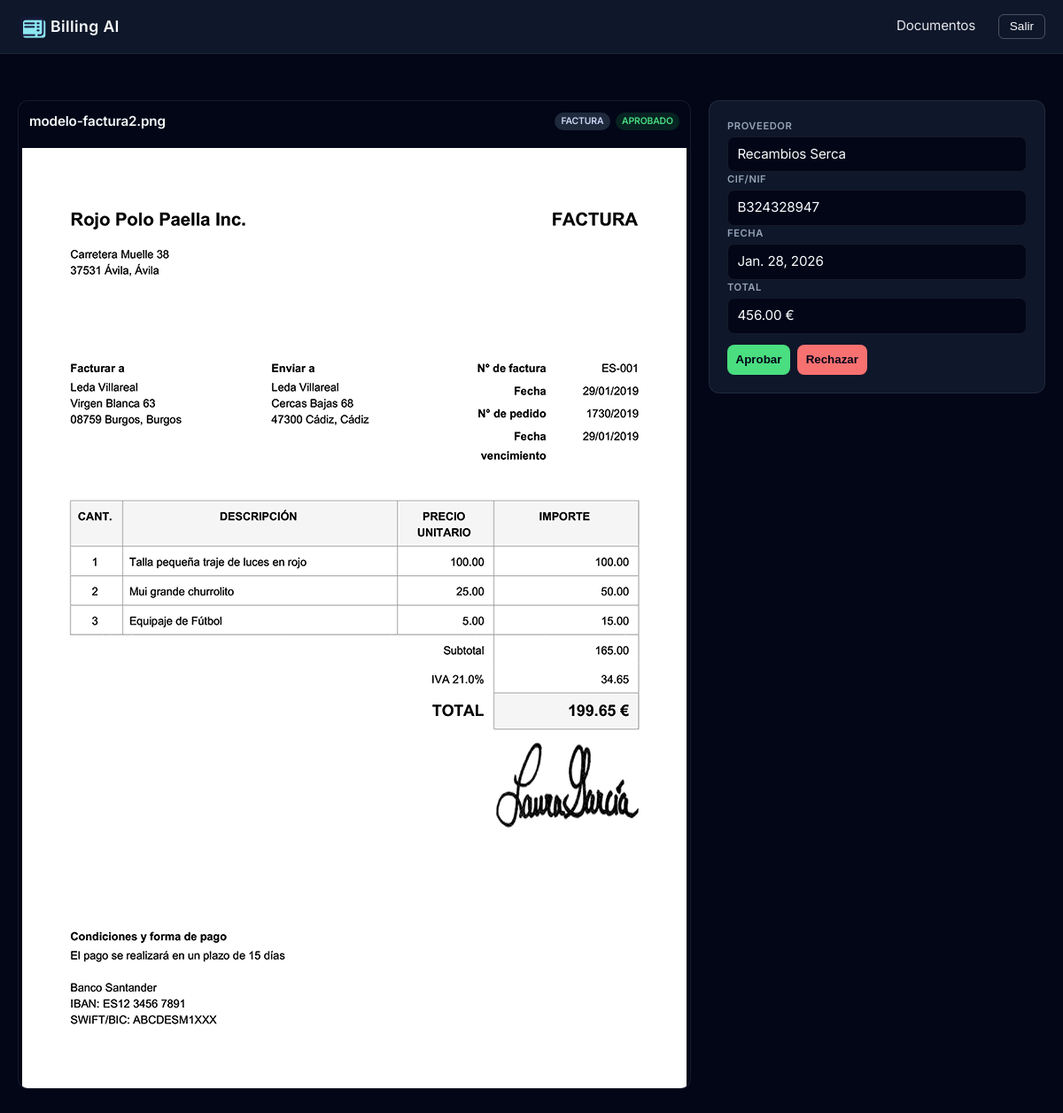
The page /documents/2/ (signed in) on the database its author committed.
### documents/models.py (models this page shows)
class Document(models.Model):
    TYPE_CHOICES = [
        ("invoice", "Factura"),
        ("delivery", "Albarán"),
        ("other", "Otro"),
    ]
    STATUS_CHOICES = [
        ("pending", "Pendiente"),
        ("approved", "Aprobado"),
        ("needs_review", "Revisión"),
        ("error", "Error"),
    ]
    @property
    def extension(self):
        if not self.file:
            return ""
        return os.path.splitext(self.file.name)[1].lower()
    @property
    def is_pdf(self):
        if not self.file:
            return False
        return self.file.name.lower().endswith(".pdf")
    @property
    def is_image(self):
        if not self.file:
            return False
        return self.extension in [".jpg", ".jpeg", ".png", ".webp"]
    client = models.ForeignKey(Client, on_delete=models.CASCADE, related_name="documents")
    external_id = models.CharField(max_length=255, unique=True)
    file = models.FileField(upload_to="documents/")
    original_name = models.CharField(max_length=255)
    document_type = models.CharField(max_length=20, choices=TYPE_CHOICES)
    confidence = models.FloatField()
    status = models.CharField(max_length=20, choices=STATUS_CHOICES, default="pending")
    extracted_data = models.JSONField()
    provider_name = models.CharField(max_length=255, null=True, blank=True)
    provider_tax_id = models.CharField(max_length=50, null=True, blank=True)
    issue_date = models.DateField(null=True, blank=True)
    total_amount = models.DecimalField(max_digits=10, decimal_places=2, null=True, blank=True)
    created_at = models.DateTimeField(auto_now_add=True)
    reviewed_at = models.DateTimeField(null=True, blank=True)

### documents/views.py (the view)
# urls.py: path("<int:pk>/", DocumentDetailView.as_view(), name="detail"),
class DocumentDetailView(LoginRequiredMixin, DetailView):
    model = Document
    template_name = "documents/document_detail.html"
    def get_queryset(self):
        return Document.objects.filter(
            client__clientuser__user=self.request.user
        )

### templates/documents/document_detail.html (shortened to what this page needs)
{% extends "base.html" %}
{% block styles %}
{% load static %}
    <link rel="stylesheet" type="text/css" href="{% static 'css/documents/document_detail.css' %}">
{% endblock %}
{% block content %}
<div class="layout">
    <div class="pdf">
        <div class="pdf-header">
            <h3>{{ document.original_name }}</h3>
            <div class="pdf-badges">
                <span class="badge type">{{ document.get_document_type_display }}</span>
                <span class="badge status status-{{ document.status }}">
                    {{ document.get_status_display }}
                </span>
            </div>
        </div>
        {% if document.is_pdf %}
            <div id="pdf-viewer" style="width:100%; height:600px; overflow:auto;"></div>
            <p id="pdf-fallback" style="display:none;">
                No se puede visualizar el PDF.
                <a href="{{ document.file.url }}" target="_blank">Descargar PDF</a>
            </p>
        {% elif document.is_image %}
            <img src="{{ document.file.url }}" style="max-width:100%;" />
        {% else %}
            <p>No se puede visualizar el archivo</p>
        {% endif %}
    </div>
    <div class="data">
        <div class="field">
            <span class="label">Proveedor</span>
            <span class="value">{{ document.provider_name }}</span>
        </div>
        <div class="field">
            <span class="label">CIF/NIF</span>
            <span class="value">{{ document.provider_tax_id }}</span>
        </div>
        <div class="field">
            <span class="label">Fecha</span>
            <span class="value">{{ document.issue_date }}</span>
        </div>
        <div class="field">
            <span class="label">Total</span>
            <span class="value">{{ document.total_amount }} €</span>
        </div>
        <div class="actions">
            <form method="post" action="#">
                <button class="btn-approve" type="submit">Aprobar</button>
            </form>
            <form method="post" action="#">
                <button class="btn-reject" type="submit">Rechazar</button>
            </form>
        </div>
    </div>
</div>
{% endblock %}

### static/css/base.css (style rules this page uses)
:root { --body-bg-color: #020617; --body-fg-color: #f8fafc; --card-bg-color: #0f172a; --enfasis-color: #38bdf8; --muted-color: #64748b; }
body { margin: 0; padding: 0; font-family: "Inter", system-ui, -apple-system, BlinkMacSystemFont,"Segoe UI", sans-serif; font-size: 15px; line-height: 1.5; letter-spacing: -0.01em; background-color: #020617; }
h1, h2, h3, h4, h5, p { color: var(--body-fg-color); }

### static/css/documents/document_detail.css (style rules this page uses)
.layout { display: grid; grid-template-columns: 1fr 380px; gap: 1.25rem; padding: 1.25rem 0; }
.pdf { background: #020617; border: 1px solid rgba(255, 255, 255, 0.08); border-radius: 12px; overflow: hidden; }
.pdf img { display: block; max-width: 100%; height: auto; margin: 0 auto; }
.data { background: #0f172a; border: 1px solid rgba(255, 255, 255, 0.08); border-radius: 12px; padding: 1.25rem; height: fit-content; }
.data form { display: flex; flex-direction: column; gap: 0.75rem; }
.field { display: flex; flex-direction: column; gap: 0.2rem; }
.field .label { font-size: 0.7rem; font-weight: 600; text-transform: uppercase; letter-spacing: 0.05em; color: #94a3b8; }
.field .value { font-size: 0.95rem; color: #f8fafc; background: #020617; padding: 0.5rem 0.65rem; border-radius: 8px; border: 1px solid rgba(255, 255, 255, 0.08); }
.data .actions { display: flex; gap: 0.5rem; margin-top: 0.75rem; }
.data button { flex: 1; padding: 0.6rem; border-radius: 8px; border: none; color: #020617; font-weight: 600; cursor: pointer; transition: background 0.2s, transform 0.05s; }
.actions .btn-approve { background: #4ade80; }
.actions .btn-reject { background: #f87171; }
.pdf-header { display: flex; justify-content: space-between; align-items: center; margin-bottom: 0.4rem; padding: 0.75rem; }
.pdf-header h3 { font-size: 0.95rem; font-weight: 600; color: #f8fafc; margin: 0; }
.pdf-badges { display: flex; gap: 0.4rem; }
.badge { font-size: 0.65rem; padding: 0.15rem 0.45rem; border-radius: 999px; text-transform: uppercase; font-weight: 600; }
.badge.type { background: #1e293b; color: #cbd5f5; }
.badge.status-approved { background: rgba(34, 197, 94, 0.15); color: #4ade80; }

### rows shown on the page
Document: original_name "modelo-factura2.png", document_type "FACTURA", status "APROBADO", file (picture), provider_name "Recambios Serca", provider_tax_id "B324328947", issue_date "Jan. 28, 2026", total_amount "456.00"
